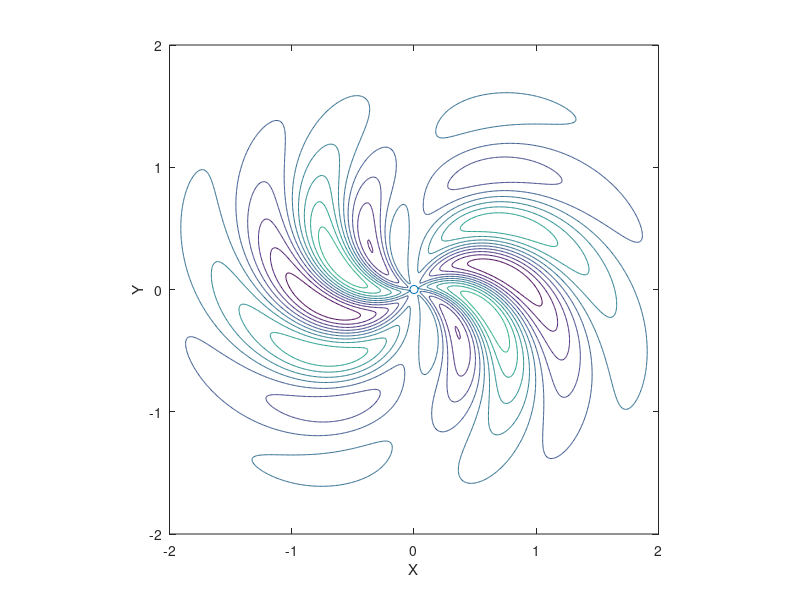

Write MATLAB code to recreate this figure. (Note: this script raises an error after producing the figure.)
%% Finding the biggest delta-F if one drops a unit length pin in the XY plane.
% Constants:
clc
clear all
close all

n = 2; m = 100;
x = -n:1/m:n; y = x;
[X,Y] = meshgrid(x,y);

radius = 1;
xold = 0; yold = 0; deltaFmax = 0;

% The "terrain" = function F
theta = @(X,Y) atan2(Y,X); r = @(X,Y) sqrt(X.^2 + Y.^2); F = @(X,Y) X.*exp(-r(X,Y).^2).*sin(5*(r(X,Y)+theta(X,Y)));

% The view
figure(1);
contour(X,Y,F(X,Y)); xlabel('X'); ylabel('Y');
hold on;
axis equal


% Starting at XY = (0,0)
scatter(xold,yold); 
axis([-2 2 -2 2]);

xbig = 0; ybig = 0;
foundlarger = 1;

%% Do a circle plot and see if there are any better starting points
c = 0;
while foundlarger == 1
    c = c + 1;
    
    [xbig, ybig, deltaFmax, foundlarger] = startingpoint(xold, yold, xbig, yold,  deltaFmax, F, radius);
    scatter(xbig, ybig,'black','filled');
    
    if foundlarger == 1
    XY(c,:) = [xbig ybig];
    end
    
    xold = xbig;
    yold = ybig;
    pause
end
%% Which set of coordinates is the peak and which is the trough?
if F(XY(end, 1),XY(end,2)) > F(XY(end-1,1),XY(end-1,2))
    peak = XY(end, :);
    trough = XY(end-1,:);
end

if F(XY(end, 1),XY(end,2)) < F(XY(end-1,1),XY(end-1,2))
    peak = XY(end-1, :);
    trough = XY(end,:);
end

scatter(peak(1,1),peak(1,2),'red','filled');
scatter(trough(1,1),trough(1,2),'blue','filled');

[FinalPeak, FinalTrough, deltaFmax, localdeltaFmax] = improver(peak, trough, F, deltaFmax);
%% Finally plot a separate plot of the background terrain and the two points of maximum difference in F separated by 1 unit along XY plane
figure(2)
contour(X,Y,F(X,Y)); hold on;
xlabel('X'); ylabel('Y');
axis equal; axis([-2 2 -2 2]);

scatter(FinalPeak(1,1), FinalPeak(1,2),'red','filled');
scatter(FinalTrough(1,1),FinalTrough(1,2),'blue','filled')
XX = [FinalPeak(1,1), FinalTrough(1,1)];
YY = [FinalPeak(1,2),FinalTrough(1,2)];
ZZ = [FinalPeak(1,3),FinalTrough(1,3)];
plot(XX,YY)

figure(3); hold on;
surf(X,Y,F(X,Y)); alpha(0.15);
plot3(XX,YY,ZZ,'LineWidth',8)
campos([24.8711,14.3594,4.8428]);
camva('auto')